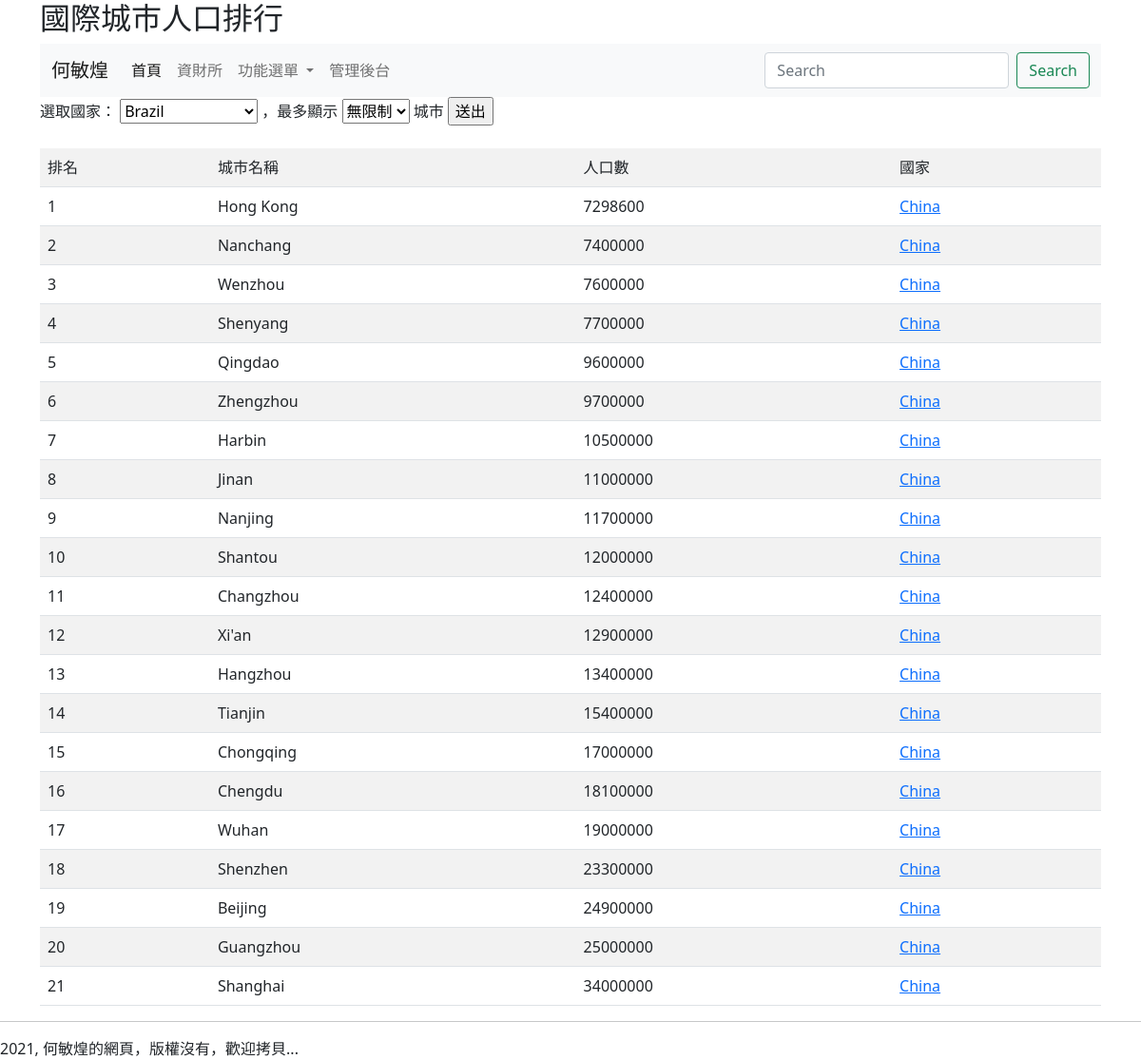
The app's page /plist/China/ with its own data.
### mysite/models.py (models this page shows, shortened)
class City(models.Model):
	name = models.CharField(max_length=20)
	population = models.PositiveIntegerField(default=0)
	country = models.ForeignKey(Country, on_delete=models.CASCADE)

class Country(models.Model):
	name = models.CharField(max_length=20)
	def __str__(self):
		return self.name

### mysite/views.py (the view)
# urls.py: path('plist/<str:name>/', views.plist),
def plist(request, name=""):
	countries = Country.objects.all()
	if request.method == 'POST':
		country_id = request.POST["country"]
		items = int(request.POST["items"])
		target = Country.objects.get(id=country_id)
		if target != None:
			if items == 0:
				cities = City.objects.filter(country=target).order_by("population")
			else:
				cities = City.objects.filter(country=target).order_by("population")[:items]
		else:
			if items == 0:
				cities = City.objects.all().order_by("-population")
			else:
				cities = City.objects.all().order_by("-population")[:items]
	else:
		if name != "":
			target = Country.objects.get(name=name)
			if target != None:
				cities = City.objects.filter(country=target).order_by("population")
			else:
				cities = City.objects.all().order_by("-population")
		else:
			cities = City.objects.all().order_by("-population")
	return render(request, "plist.html", locals())

### templates/plist.html (shortened to what this page needs)
{% extends "base.html" %}
{% block headmessage %} <h2>國際城市人口排行</h2> {% endblock %}
{% block content %}
	<form action='/plist/' method=POST>
	選取國家：
	<select name=country>
	{% for country in countries %}
		<option value="{{country.id}}">{{ country.name }}</option>
	{% endfor %}
	</select>
	，最多顯示
	<select name="items">
		<option value=0>無限制</option>
	</select>
	城市
	<input type=submit value="送出">
	</form>
	<br>
	<table class="table table-striped">
		<tr><td>排名</td><td>城市名稱</td><td>人口數</td><td>國家</td></tr>
	{% for city in cities %}
		<tr>
			<td>
				{{ forloop.counter }}
			</td>
			<td>
				{{ city.name }}
			</td>
			<td>
				{{ city.population }}
			</td>
			<td>
				<a href="/plist/{{city.country}}/">
				{{ city.country }}
				</a>
			</td>
		</tr>
	{% endfor %}
	</table>
{% endblock %}

### records on screen
City: name "Hong Kong", population "7298600", country "China"
City: name "Nanchang", population "7400000", country "China"
City: name "Wenzhou", population "7600000", country "China"
City: name "Shenyang", population "7700000", country "China"
City: name "Qingdao", population "9600000", country "China"
City: name "Zhengzhou", population "9700000", country "China"
City: name "Harbin", population "10500000", country "China"
City: name "Jinan", population "11000000", country "China"
City: name "Nanjing", population "11700000", country "China"
City: name "Shantou", population "12000000", country "China"
City: name "Changzhou", population "12400000", country "China"
City: name "Xi'an", population "12900000", country "China"
City: name "Hangzhou", population "13400000", country "China"
City: name "Tianjin", population "15400000", country "China"
City: name "Chongqing", population "17000000", country "China"
City: name "Chengdu", population "18100000", country "China"
City: name "Wuhan", population "19000000", country "China"
City: name "Shenzhen", population "23300000", country "China"
City: name "Beijing", population "24900000", country "China"
City: name "Guangzhou", population "25000000", country "China"
City: name "Shanghai", population "34000000", country "China"

### other values on screen
form field country "Brazil"
